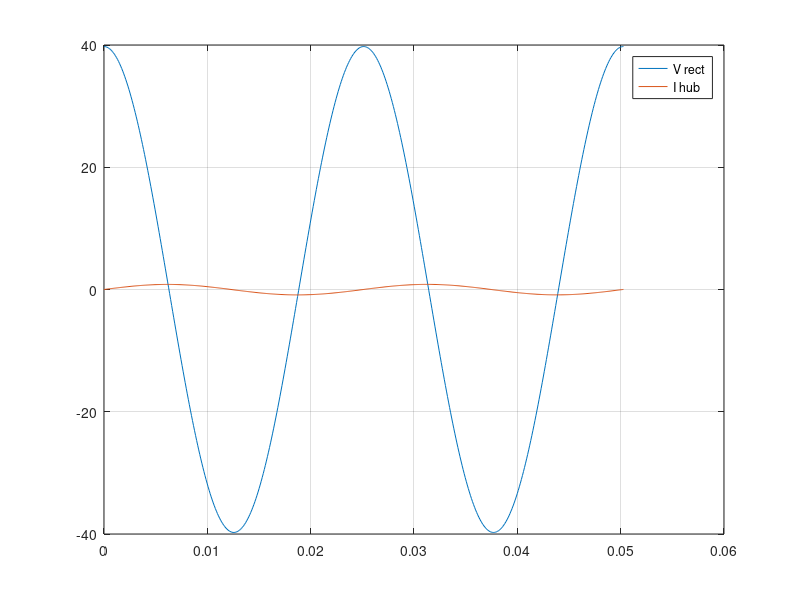

Here is the MATLAB script that generated this plot:
% hub measurements
L_hub = 0.185; %H
R_hub = 2.18; %Ohm
Vamp = 0.159; %Volts*s/rad measured at 0 current

C = 0.033; %F
R = 3.9; %Ohm

% R = 3.2;

rpm = 60/2/pi; %wheel speed


omega_wheel = rpm*2*pi/60; % wheel speed rad/s
omega_wheel = 250/14;
num_coils = 14;

tf = 2*2*pi/(num_coils*omega_wheel);
t = linspace(0,tf,500)';
dt = mean(diff(t));

V_rect = Vamp*num_coils*omega_wheel*cos(2*num_coils*omega_wheel*t)/2 + Vamp*num_coils*omega_wheel/2;
dV_rect = gradient(V_rect,t);

V_ideal = Vamp*num_coils*omega_wheel*cos(num_coils*omega_wheel*t);
X = zeros(numel(t),1);
% X(1,1) = V_rect(1)/R;


for i = 2:numel(t)
	I = X(i-1,1);
	dI = (V_ideal(i-1,1) - I*R_hub)/L_hub;
	dX = dI;
	
	X(i,:) = X(i-1,:) + dt*dX;
end

I_hub = X(:,1);

plot(t,V_ideal,t,I_hub);
grid on;
legend('V rect','I hub');
